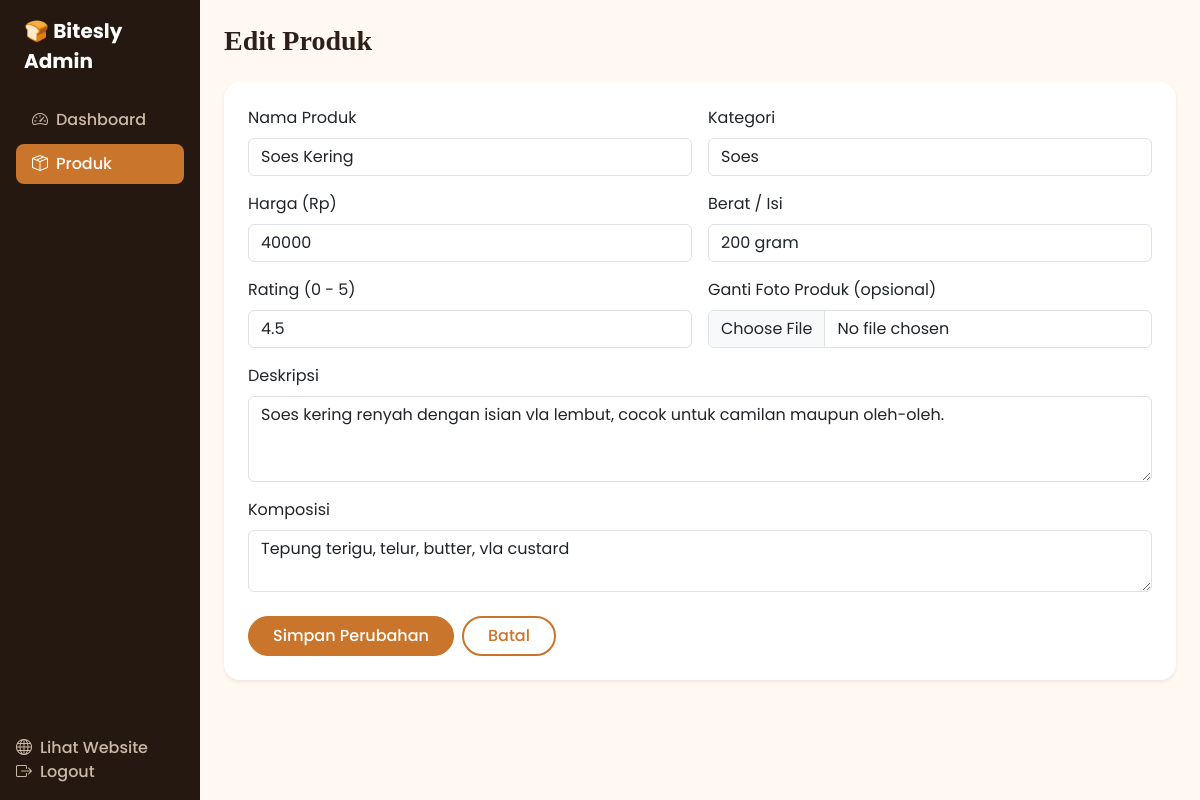
The app's page /admin/edit_produk.php?id=2 (signed in) with its own data.
### tables this page shows
CREATE TABLE IF NOT EXISTS produk (
  id INT AUTO_INCREMENT PRIMARY KEY,
  nama VARCHAR(100) NOT NULL,
  kategori VARCHAR(50) NOT NULL,
  harga INT NOT NULL,
  deskripsi TEXT,
  komposisi TEXT,
  berat VARCHAR(50) DEFAULT NULL,
  gambar VARCHAR(255) DEFAULT 'default.jpg',
  rating DECIMAL(2,1) DEFAULT 5.0,
  created_at TIMESTAMP DEFAULT CURRENT_TIMESTAMP
);

### admin/edit_produk.php (the view, shortened to what this page needs)
<?php
require_once '../includes/db.php';
$id = isset($_GET['id']) ? (int) $_GET['id'] : 0;
$stmt = mysqli_prepare($koneksi, "SELECT * FROM produk WHERE id = ?");
mysqli_stmt_bind_param($stmt, "i", $id);
mysqli_stmt_execute($stmt);
$produk = mysqli_stmt_get_result($stmt)->fetch_assoc();
?>
<!DOCTYPE html>
<html lang="id">
<head>
    <link href="https://cdn.jsdelivr.net/npm/bootstrap@5.3.3/dist/css/bootstrap.min.css" rel="stylesheet">
    <link rel="stylesheet" href="https://cdn.jsdelivr.net/npm/bootstrap-icons@1.11.3/font/bootstrap-icons.css">
    <link rel="stylesheet" href="../assets/css/style.css">
</head>
<body>
<div class="container-fluid">
  <div class="row">
    <?php include 'sidebar.php'; ?>
    <div class="col-lg-10 py-4 px-4">
      <h3 class="fw-bold mb-4">Edit Produk</h3>
      <div class="card border-0 shadow-sm rounded-4">
        <div class="card-body p-4">
          <form method="POST" enctype="multipart/form-data">
            <div class="row g-3">
              <div class="col-md-6">
                <label class="form-label">Nama Produk</label>
                <input type="text" name="nama" class="form-control" value="<?= htmlspecialchars($produk['nama']) ?>" required>
              </div>
              <div class="col-md-6">
                <label class="form-label">Kategori</label>
                <input type="text" name="kategori" class="form-control" value="<?= htmlspecialchars($produk['kategori']) ?>" required>
              </div>
              <div class="col-md-6">
                <label class="form-label">Harga (Rp)</label>
                <input type="number" name="harga" class="form-control" value="<?= $produk['harga'] ?>" required min="0">
              </div>
              <div class="col-md-6">
                <label class="form-label">Berat / Isi</label>
                <input type="text" name="berat" class="form-control" value="<?= htmlspecialchars($produk['berat']) ?>">
              </div>
              <div class="col-md-6">
                <label class="form-label">Rating (0 - 5)</label>
                <input type="number" step="0.1" min="0" max="5" name="rating" class="form-control" value="<?= $produk['rating'] ?>">
              </div>
              <div class="col-md-6">
                <label class="form-label">Ganti Foto Produk (opsional)</label>
                <input type="file" name="gambar" class="form-control" accept=".jpg,.jpeg,.png,.webp">
              </div>
              <div class="col-12">
                <label class="form-label">Deskripsi</label>
                <textarea name="deskripsi" class="form-control" rows="3"><?= htmlspecialchars($produk['deskripsi']) ?></textarea>
              </div>
              <div class="col-12">
                <label class="form-label">Komposisi</label>
                <textarea name="komposisi" class="form-control" rows="2"><?= htmlspecialchars($produk['komposisi']) ?></textarea>
              </div>
            </div>
            <div class="mt-4 d-flex gap-2">
              <button type="submit" class="btn btn-brand rounded-pill px-4">Simpan Perubahan</button>
              <a href="produk.php" class="btn btn-outline-brand rounded-pill px-4">Batal</a>
            </div>
          </form>
        </div>
      </div>
    </div>
  </div>
</div>
</body>
</html>

### assets/css/style.css (style rules this page uses)
:root { --brand: #C9752B; --brand-dark: #8A4A16; --brand-light: #FDF3E7; --cream: #FFF9F1; --ink: #2E2018; }
body { font-family: 'Poppins', sans-serif; color: var(--ink); background-color: var(--cream); }
h1, h2, h3, .font-serif { font-family: 'Playfair Display', serif; }
.btn-brand { background-color: var(--brand); border-color: var(--brand); color: #fff; font-weight: 500; transition: all .2s ease; }
.btn-outline-brand { border: 2px solid var(--brand); color: var(--brand); font-weight: 500; }

### records on screen
produk: nama "Soes Kering", kategori "Soes", harga "40000", berat "200 gram", rating "4.5", deskripsi "Soes kering renyah dengan isian vla lembut, cocok untuk camilan maupun oleh-oleh.", komposisi "Tepung terigu, telur, butter, vla custard"
